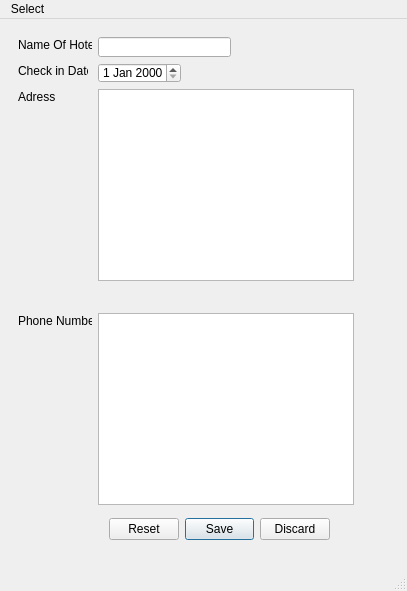
<?xml version="1.0" encoding="UTF-8"?>
<ui version="4.0">
 <class>deledit</class>
 <widget class="QMainWindow" name="deledit">
  <property name="geometry">
   <rect>
    <x>0</x>
    <y>0</y>
    <width>407</width>
    <height>591</height>
   </rect>
  </property>
  <property name="windowTitle">
   <string>MainWindow</string>
  </property>
  <widget class="QWidget" name="centralwidget">
   <layout class="QGridLayout" name="gridLayout">
    <item row="0" column="0">
     <widget class="QStackedWidget" name="stackedWidget">
      <property name="currentIndex">
       <number>1</number>
      </property>
      <widget class="QWidget" name="listpage_2">
       <layout class="QGridLayout" name="gridLayout_4">
        <item row="0" column="0">
         <widget class="QListWidget" name="listWidget_2"/>
        </item>
       </layout>
      </widget>
      <widget class="QWidget" name="detailedpage_2">
       <widget class="QLabel" name="label_5">
        <property name="geometry">
         <rect>
          <x>9</x>
          <y>9</y>
          <width>74</width>
          <height>16</height>
         </rect>
        </property>
        <property name="text">
         <string>Name Of Hotel:</string>
        </property>
       </widget>
       <widget class="QPlainTextEdit" name="adressedit_2">
        <property name="geometry">
         <rect>
          <x>89</x>
          <y>61</y>
          <width>256</width>
          <height>192</height>
         </rect>
        </property>
       </widget>
       <widget class="QPlainTextEdit" name="phonenumberedit_2">
        <property name="geometry">
         <rect>
          <x>89</x>
          <y>285</y>
          <width>256</width>
          <height>192</height>
         </rect>
        </property>
       </widget>
       <widget class="QLabel" name="label_7">
        <property name="geometry">
         <rect>
          <x>9</x>
          <y>285</y>
          <width>74</width>
          <height>16</height>
         </rect>
        </property>
        <property name="text">
         <string>Phone Number:</string>
        </property>
       </widget>
       <widget class="QLineEdit" name="nameedit_2">
        <property name="geometry">
         <rect>
          <x>89</x>
          <y>9</y>
          <width>133</width>
          <height>20</height>
         </rect>
        </property>
       </widget>
       <widget class="QDialogButtonBox" name="buttonBox_2">
        <property name="geometry">
         <rect>
          <x>100</x>
          <y>490</y>
          <width>221</width>
          <height>23</height>
         </rect>
        </property>
        <property name="standardButtons">
         <set>QDialogButtonBox::Discard|QDialogButtonBox::Reset|QDialogButtonBox::Save</set>
        </property>
        <property name="centerButtons">
         <bool>true</bool>
        </property>
       </widget>
       <widget class="QDateEdit" name="dateEdit_2">
        <property name="geometry">
         <rect>
          <x>89</x>
          <y>35</y>
          <width>83</width>
          <height>20</height>
         </rect>
        </property>
       </widget>
       <widget class="QLabel" name="label_6">
        <property name="geometry">
         <rect>
          <x>9</x>
          <y>35</y>
          <width>70</width>
          <height>16</height>
         </rect>
        </property>
        <property name="text">
         <string>Check in Date:</string>
        </property>
       </widget>
       <widget class="QLabel" name="label_8">
        <property name="geometry">
         <rect>
          <x>9</x>
          <y>61</y>
          <width>37</width>
          <height>16</height>
         </rect>
        </property>
        <property name="text">
         <string>Adress:</string>
        </property>
       </widget>
      </widget>
     </widget>
    </item>
   </layout>
  </widget>
  <widget class="QMenuBar" name="menubar">
   <property name="geometry">
    <rect>
     <x>0</x>
     <y>0</y>
     <width>407</width>
     <height>21</height>
    </rect>
   </property>
   <widget class="QMenu" name="menuSelect">
    <property name="title">
     <string>Select</string>
    </property>
    <addaction name="separator"/>
    <addaction name="actionAdd"/>
    <addaction name="actionRemove"/>
    <addaction name="actionEdit"/>
   </widget>
   <addaction name="menuSelect"/>
  </widget>
  <widget class="QStatusBar" name="statusbar"/>
  <action name="actionAdd">
   <property name="text">
    <string>Add</string>
   </property>
  </action>
  <action name="actionRemove">
   <property name="text">
    <string>Remove</string>
   </property>
  </action>
  <action name="actionEdit">
   <property name="text">
    <string>Edit</string>
   </property>
  </action>
 </widget>
 <resources/>
 <connections/>
</ui>
